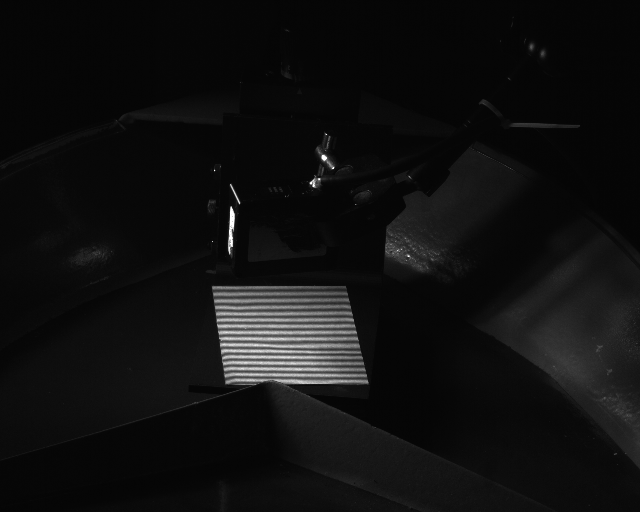
%> input picture matlab/smallpicture/000750.bmp, 640 x 512 px
$ octave handleImage.m   (GNU Octave 9; MATLAB toolbox functions it lacks are replaced by stand-ins)
%> lines starting %> are read from the running program, lines starting %| are printed output that depends on the picture; in (x1, y1, x2, y2) boxes, pixels count from 0 and x2, y2 are one past the last pixel; in counts of white or black regions, pixels touching at a corner belong together; the program's own positions count from 1
### matlab/wft/wft2f.m
function g=wft2f(type,f,sigmax,wxl,wxi,wxh,sigmay,wyl,wyi,wyh,thr)
%This function and all the input and output are basicly the same as
%in the function "wft2" shown in the OLEN paper.
%Only the realization of convolution is slighly different.
%Fourier transfomrs are used to realize conv2.
%wft2f comsumes about 75% of wft2s time, and much less than wft2.
%However, wft2f uses more memory than wft2s.
%further, sigma is changed to sigmax and sigmay so that the parameter
%setting can be more general
%--------------------------------------------------------------------------
%type:  'wff' or 'wfr'
%f:     2D input signal, (1) exponential field from phase-shifting technique
%       and digital holography; (2)carrier fringe from carrier technique,
%       (3) it can also be a closed fringe pattern
%sigmax: window size along x, recomended value: 10
%wxl:   low bound of freuqency in x
%wxi:   increasement of wx;
%wxh:   high bound of frequency in x
%sigmay: window size along y, recomended value: 10
%wyl:   low bound of freuqency in y
%wyi:   increasement of wx
%wyh:   high bound of frequency in y
%thr:   threshold for 'wff', not needed for 'wfr', recomended
%       value:3*standard deviation of noise
%g:     For 'wff', g.filtered is 2D filtered signal, for phase-shifting and
%       carrier technique, use "phase=angle(g)" to get the phase map;
%       for closed fringe, use "h=real(g.filtered)" to get smoothed
%       fringe pattern. wxi<=1/sigmax and wyi<=1/sigmay are required.
%       For 'wfr', g is a structure, ridge value, wx, wy and phase are
%       instored as g.r,g.wx,g.wy and g.phase.
%       wxi and wyi are set according to required frequency resolution
%interesting: fft2 0f 297*297 is much faster than 296*296 and
%298*298
%--------------------------------------------------------------------------
%Example:   g=wft2f('wff',f,10,-0.5,0.1,0.5,10,-0.5,0.1,0.5,6);
%           g=wft2f('wfr',f,10,-0.5,0.1,0.5,10,-0.5,0.1,0.5);
%--------------------------------------------------------------------------
%References:
%[1]Windowed Fourier transform for fringe pattern analysis,
%   Applied Optics, 43(13):2695-2702, 2004
%[2]Two-dimensional windowed Fourier transform for fringe pattern analysis:
%   principles, applications and implementations,
%   Optics and Lasers in Engineering, 45(2): 304-317, 2007.
%[3]Windowed Fourier transform for fringe pattern analysis:
%   theoretical analyses, Applied Optics, 47(29): 5408-5419, 2008
%[4]A windowed Fourier filtered and quality guided phase unwrapping
%   algorithm, Applied Optics, 47(29):5420-5428, 2008
%--------------------------------------------------------------------------
%Last update: 27 Nov 2008
%Contact: mkmqian@ntu.edu.sg (Dr Qian Kemao, Nanyang Technological Univ.)
%All Copyrights reserved.
%--------------------------------------------------------------------------

%the purpose is to make the wff faster by choosing smaller window size
%which does not affect its accuracy.
if strcmp(type,'wff')
    %half window size along x, by default 2*sigmax; window size: 2*sx+1
    sx=round(2*sigmax);
    %half window size along y, by default 2*sigmay; window size: 2*sy+1
    sy=round(2*sigmay);
elseif strcmp(type,'wfr')
    %half window size along x, by default 3*sigmax; window size: 2*sx+1
    sx=round(3*sigmax);
    %half window size along y, by default 3*sigmay; window size: 2*sy+1
    sy=round(3*sigmay);
end

%image size
[m n]=size(f);
%expanded size: size(A)+size(B)-1
mm=m+2*sx;nn=n+2*sy;
%expand f to size [mm nn]
f=fexpand(f,mm,nn);
%pre-compute the spectrum of f;
Ff=fft2(f);
%meshgrid (2D index) for window
[y x]=meshgrid(-sy:sy,-sx:sx);
%generate a window w0
w0=exp(-x.*x/2/sigmax/sigmax-y.*y/2/sigmay/sigmay);
%norm2 normalization
w0=w0/sqrt(sum(sum(w0.*w0)));

if strcmp(type,'wff')
    %to store result
    g.filtered=zeros(m,n);
    for wyt=wyl:wyi:wyh
        for wxt=wxl:wxi:wxh
            %WFT basis
            w=w0.*exp(j*wxt*x+j*wyt*y);
            %expand w to size [mm nn]
            w=fexpand(w,mm,nn);
            %spectrum of w
            Fw=fft2(w);
            %implement of WFT: conv2(f,w)=ifft2(Ff*Fw);
            sf=ifft2(Ff.*Fw);
            %cut to get desired data size
            sf=sf(1+sx:m+sx,1+sy:n+sy);
            %threshold the spectrum
            sf=sf.*(abs(sf)>=thr);
            %exapand sf to size [mm nn]
            sf=fexpand(sf,mm,nn);
            %implement of IWFT: conv2(sf,w);
            gtemp=ifft2(fft2(sf).*Fw);
            %update
            g.filtered=g.filtered+gtemp(1+sx:m+sx,1+sy:n+sy);
        end
    end
    %scale the data
    g.filtered=g.filtered/4/pi/pi*wxi*wyi;
elseif strcmp(type,'wfr')
    %to store wx, wy, phase and ridge values
    g.wx=zeros(m,n); g.wy=zeros(m,n); g.phase=zeros(m,n); g.r=zeros(m,n);
    for wyt=wyl:wyi:wyh
        for wxt=wxl:wxi:wxh
            %WFT basis
            w=w0.*exp(j*wxt*x+j*wyt*y);
            %expand w to size [mm nn]
            w=fexpand(w,mm,nn);
            %spectrum of w
            Fw=fft2(w);
            %implement of WFT: conv2(f,w)=ifft2(Ff*Fw);
            sf=ifft2(Ff.*Fw);
            %cut to get desired data size
            sf=sf(1+sx:m+sx,1+sy:n+sy);
            %indicate where to update
            t=(abs(sf)>g.r);
            %update r
            g.r=g.r.*(1-t)+abs(sf).*t;
            %update wx
            g.wx=g.wx.*(1-t)+wxt*t;
            %update wy
            g.wy=g.wy.*(1-t)+wyt*t;
            %update phase
            g.phase=g.phase.*(1-t)+angle(sf).*t;
        end
    end
end

function f=fexpand(f,mm,nn)
%expand f to [m n]
%this function can be realized by padarray, but is slower

%size f
[m n]=size(f);
%store f
f0=f;
%generate a larger matrix with size [mm nn]
f=zeros(mm,nn);
%copy original data
f(1:m,1:n)=f0;

### matlab/wft/unwrapping_qg_trim.m
function [p PathMap]=unwrapping_qg_trim(g,mask)
%Purpose:
%Quality guided phase unwrapping.
%Version:
%This is an extension of unwrapping_qg with 'trim' for acceleration.
%Detials of trim can be found in [1]
%inputs and outputs
%g: phase to be unwrapped and amplitude as quality map
%mask: unwrapping mask, if 1, unwrap, if 0, don't unwrap
%p: unwrapped phase
%PathMap: unwrapping path
%References
%[1]	D. C. Ghiglia and M. D. Pritt, Two-Dimensional Phase
%Unwrapping: Theory, Algorithm and Software, (John Wiley & Sons, Inc, 1998).
%by Qian Kemao (mkmqian@ntu.edu.sg)
%13 August 2008

%step 1. preparation and initilization
[SX SY]=size(g);%size of image
MaxQueneSize=SX+SY;%maximum Quene Size, set to be SX+SY [1]
HalfMaxQueneSize=fix(MaxQueneSize/2);%half of MaxQueneSize
MinQualityThresh=0.01;%Minimum quality threshold, set to a small value [1]
if nargin==1
    mask=ones(SX,SY); %mask is by default 1
end
a=abs(g);a=a.*mask; %amplitude as quality map
p=angle(g);%phase to be unwrapped
L=bwlabel(mask);%handle multi-region
Lnumber=max(max(L));%number of regions

Unwrapped=zeros(SX,SY);%to indicate whether a pixel has been unwrapped
PathMap=zeros(SX,SY);%to view the unwrapping path
Qa=zeros(MaxQueneSize,1);%amplitude (array for quened pixels,AQP.
%In AQP, pixels are ordered from higest quality to lowest quality)
Qx=zeros(MaxQueneSize,1);%x coordinate (AQP)
Qy=zeros(MaxQueneSize,1);%y coordinate (AQP)
Qn=0;%number of quened pixels
Pa=zeros(SX*SY,1);%amplitude (array for postponed pixels, APP)
%In APP, no ordering of pixels.
Px=zeros(SX*SY,1);%x coordinate (APP)
Py=zeros(SX*SY,1);%y coordinate (APP)
Pn=0;%number of postponed pixels
Un=0; %number of pixels unwrapped (also indicates the order of unwrapping)

%step 2: Search seeds to start. A seed is the pixel with the highest
%amppitude in each region.
for i=1:Lnumber
    %find highest quality as a seed
    [start_x start_y]=find(a==max(max(a.*(L==i))),1,'first');
    %push the seed into AQP
    [Qx Qy Qa Qn]=InsertQuene(Qx,Qy,Qa,Qn,start_x,start_y,a(start_x,start_y));
    Unwrapped(start_x,start_y)=1;%seed is taken as unwrapped
    Un=Un+1;%update Un
    PathMap(start_x,start_y)=Un;%update PathMap
end

%step 3: start flooding, for each quened pixel, its four neighbors are
%unwrapped.
while Qn>0 %unwrap while quened pixels are available
    %step 3.1: take out a pixel to process
    %process the first pixel in AQP, which has the highest quality
    cx=Qx(1);cy=Qy(1);
    %This pixel has been unwrapped and does not need any processing.
    %What we are going to do is to unwrapp its 4-neighbores.
    %Hence itself is delected from the AQP
    Qx(1:Qn-1)=Qx(2:Qn);%delete
    Qy(1:Qn-1)=Qy(2:Qn);%delete
    Qa(1:Qn-1)=Qa(2:Qn);%delete
    Qn=Qn-1; %consequently the number of quened pixels is reduced by 1.

    %step 3.2: push the left neighbor into the AQP or APP
    if cx-1>0 && Unwrapped(cx-1,cy)==0 && mask(cx-1,cy)==1
        %unwrapping the left neighbor
        p(cx-1,cy)=p(cx-1,cy)-round((p(cx-1,cy)-p(cx,cy))/2/pi)*2*pi;
        if a(cx-1,cy)>MinQualityThresh %push into AQP if quality is high
            [Qx Qy Qa Qn]=InsertQuene(Qx,Qy,Qa,Qn,cx-1,cy,a(cx-1,cy));
            if Qn==MaxQueneSize %if AQP reaches preset size, split it
                [Qn,Px,Py,Pa,Pn,MinQualityThresh]= ...
                    SplitQuene(Qx,Qy,Qa,Qn,Px,Py,Pa,Pn,HalfMaxQueneSize);
            end
        else %push into APP if qualtiy is low
            Pn=Pn+1;Px(Pn)=cx-1;Py(Pn)=cy;Pa(Pn)=a(cx-1,cy);
        end
        Unwrapped(cx-1,cy)=1;%mark this pixel as unwrapped.
        Un=Un+1; %update Un
        PathMap(cx-1,cy)=Un; %update PathMap
    end
    %step 3.3: push the right neighbor into the AQP or APP
    if cx+1<SX+1 && Unwrapped(cx+1,cy)==0 && mask(cx+1,cy)==1
        p(cx+1,cy)=p(cx+1,cy)-round((p(cx+1,cy)-p(cx,cy))/2/pi)*2*pi;
        if a(cx+1,cy)>MinQualityThresh
            [Qx Qy Qa Qn]=InsertQuene(Qx,Qy,Qa,Qn,cx+1,cy,a(cx+1,cy));
            if Qn==MaxQueneSize
                [Qn,Px,Py,Pa,Pn,MinQualityThresh]= ...
                    SplitQuene(Qx,Qy,Qa,Qn,Px,Py,Pa,Pn,HalfMaxQueneSize);
            end
        else
            Pn=Pn+1;Px(Pn)=cx+1;Py(Pn)=cy;Pa(Pn)=a(cx+1,cy);
        end
        Unwrapped(cx+1,cy)=1;
        Un=Un+1;
        PathMap(cx+1,cy)=Un;
    end
    %step 3.4: push the upper neighbor into the AQP or APP
    if cy-1>0 && Unwrapped(cx,cy-1)==0 && mask(cx,cy-1)==1
        p(cx,cy-1)=p(cx,cy-1)-round((p(cx,cy-1)-p(cx,cy))/2/pi)*2*pi;
        if a(cx,cy-1)>MinQualityThresh
            [Qx Qy Qa Qn]=InsertQuene(Qx,Qy,Qa,Qn,cx,cy-1,a(cx,cy-1));
            if Qn==MaxQueneSize
                [Qn,Px,Py,Pa,Pn,MinQualityThresh]= ...
                    SplitQuene(Qx,Qy,Qa,Qn,Px,Py,Pa,Pn,HalfMaxQueneSize);
            end
        else
            Pn=Pn+1;Px(Pn)=cx;Py(Pn)=cy-1;Pa(Pn)=a(cx,cy-1);
        end
        Unwrapped(cx,cy-1)=1;
        Un=Un+1;
        PathMap(cx,cy-1)=Un;
    end
    %step 3.5: push the lower neighbor into the AQP or APP
    if cy+1<SY+1 && Unwrapped(cx,cy+1)==0 && mask(cx,cy+1)==1
        p(cx,cy+1)=p(cx,cy+1)-round((p(cx,cy+1)-p(cx,cy))/2/pi)*2*pi;
        if a(cx,cy+1)>MinQualityThresh
            [Qx Qy Qa Qn]=InsertQuene(Qx,Qy,Qa,Qn,cx,cy+1,a(cx,cy+1));
            if Qn==MaxQueneSize
                [Qn,Px,Py,Pa,Pn,MinQualityThresh]= ...
                    SplitQuene(Qx,Qy,Qa,Qn,Px,Py,Pa,Pn,HalfMaxQueneSize);
            end
        else
            Pn=Pn+1;Px(Pn)=cx;Py(Pn)=cy+1;Pa(Pn)=a(cx,cy+1);
        end
        Unwrapped(cx,cy+1)=1;
        Un=Un+1;
        PathMap(cx,cy+1)=Un;
    end

    %step 3.6 if AQP is empty, copy data from APP
    if Qn==0 && Pn>0
        [Qx,Qy,Qa,Qn,Px,Py,Pa,Pn,MinQualityThresh]= ...
            Copy2Quene(Qx,Qy,Qa,Qn,Px,Py,Pa,Pn,HalfMaxQueneSize);
    end
end
p=p.*mask+(min(min(p.*mask))-2*pi).*(1-mask);
PathMap=(Un-PathMap+1).*mask;


%function 1: Insert a pixel into AQP, maitai quality order
function [Qx, Qy, Qa, Qn]=InsertQuene(Qx,Qy,Qa,Qn,x,y,a)
I=find(Qa(1:Qn)<a,1,'first'); %find its proper inserting point
if isempty(I) %put in the end of AQP
    Qx(Qn+1)=x;
    Qy(Qn+1)=y;
    Qa(Qn+1)=a;
else %inset into AQP
    Qx(I+1:Qn+1)=Qx(I:Qn);
    Qx(I)=x;
    Qy(I+1:Qn+1)=Qy(I:Qn);
    Qy(I)=y;
    Qa(I+1:Qn+1)=Qa(I:Qn);
    Qa(I)=a;
end
Qn=Qn+1;%update Qn


%function 2: Split the Quene if it is too long
% [9 lines left out: function SplitQuene, not called in this run]


%function 3: Copy pixels from APP to AQP if AQP is empty
% [13 lines left out: function Copy2Quene, not called in this run]

### matlab/wft/handleImage.m
clc;
clear;

%% real image
img=imread("../smallpicture/000750.bmp");
%> img is the input picture: size 512x640 uint8; min 3, max 255, mean 16

%rect=getrect();
rect=[238 294 100 82];
img_roi=imcrop(img,rect);
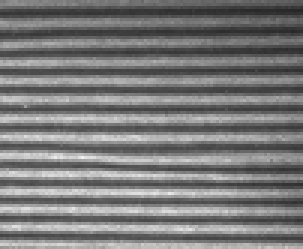
%> img_roi: size 83x101 uint8 (shown 3 times larger); min 38, max 239, mean 121.1
imshow(img_roi);

%% wft
tic
for ic=1:100
res=wft2f('wfr',img_roi,10,-0.5,0.1,0.5,10,-0.5,0.1,0.5,ic);
end
%> this loop made 100 passes
%> pass 1, in wft2f, `f=fexpand(f,mm,nn);`:
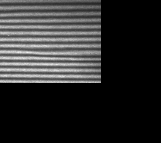
%> f: size 143x161 double; min 0, max 239, mean 44.1
toc
figure;
imagesc(res.r)
% [12 lines of commented-out code are left out]

mask=ones(size(res.r));
%> mask: size 83x101 double; every value is 1
[p Pathmap]=unwrapping_qg_trim(complex(res.r),mask);
%> in unwrapping_qg_trim, `a=abs(g)`:
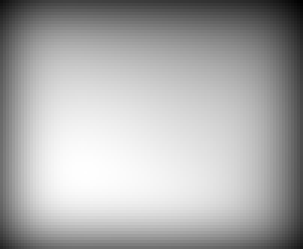
%> a: size 83x101 double (shown 3 times larger); min 738.3, max 4991.4, mean 3591.2; drawn with min black and max white
%> in unwrapping_qg_trim, `p=angle(g);`: p: size 83x101 double; every value is 0
%> in unwrapping_qg_trim, `Lnumber=max(max(L));`: Lnumber = 1
%> the loop in unwrapping_qg_trim, `for i=1:Lnumber` made 1 pass
%> (start_x, start_y, Qn, Un) on pass 1: (58, 29, 1, 1)
%> after the loop in unwrapping_qg_trim, `for i=1:Lnumber`:
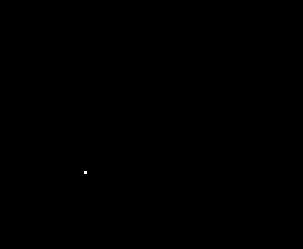
%> PathMap: size 83x101 double (shown 3 times larger); values 0 (black) and 1 (white), 0.01% white in thin lines or dots, all inside (x1, y1, x2, y2) = (28, 57, 29, 58)
%> after the loop in unwrapping_qg_trim, `for i=1:Lnumber`: Qa = 184 values, max 4991.4 at index 1, min 0 at index 2, mean 27.13; Qx = 184 values, max 58 at index 1, min 0 at index 2, mean 0.315; Qy = 184 values, max 29 at index 1, min 0 at index 2, mean 0.158
%> the loop in unwrapping_qg_trim, `while Qn>0` made 8383 passes
%> (cx, cy, Qn, Un) on passes 3, 4, 5, 7, 8, 11, 12, 15, 18, 19, 23, 27: (58, 28, 7, 10), (57, 28, 8, 12), (58, 30, 9, 14), (57, 27, 11, 18), (58, 27, 12, 20), (58, 31, 13, 24), (59, 30, 13, 25), (57, 31, 14, 29), (59, 27, 16, 34), (59, 31, 17, 36), (58, 32, 18, 41), (56, 26, 19, 46)
%> (cx, cy, Qn, Un) on passes 1, 2, 6, 16, 22: (58, 29, 4, 5), (57, 29, 6, 8), (57, 30, 10, 16), (56, 27, 15, 31), (56, 31, 18, 40)
%> after the loop in unwrapping_qg_trim, `while Qn>0`:
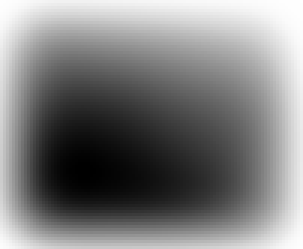
%> PathMap: size 83x101 double (shown 3 times larger); min 1, max 8383, mean 4192; drawn with min black and max white
%> in unwrapping_qg_trim, `PathMap=(Un-PathMap+1).*mask;`:
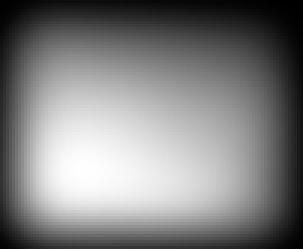
%> PathMap: size 83x101 double (shown 3 times larger); min 1, max 8383, mean 4192; mean of the top-left, top-right, bottom-left and bottom-right quarters 3737.8, 2676, 5827.5, 4503.2; drawn with min black and max white
figure;
imagesc(Pathmap);
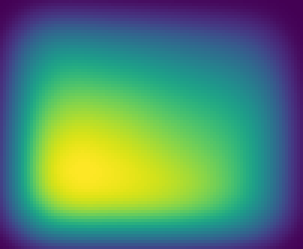
%> displayed picture: size 83x101x3, on the screen's scale of 0 to 255 (shown 3 times larger); mean R, G, B 83.4, 137.2, 109.8
